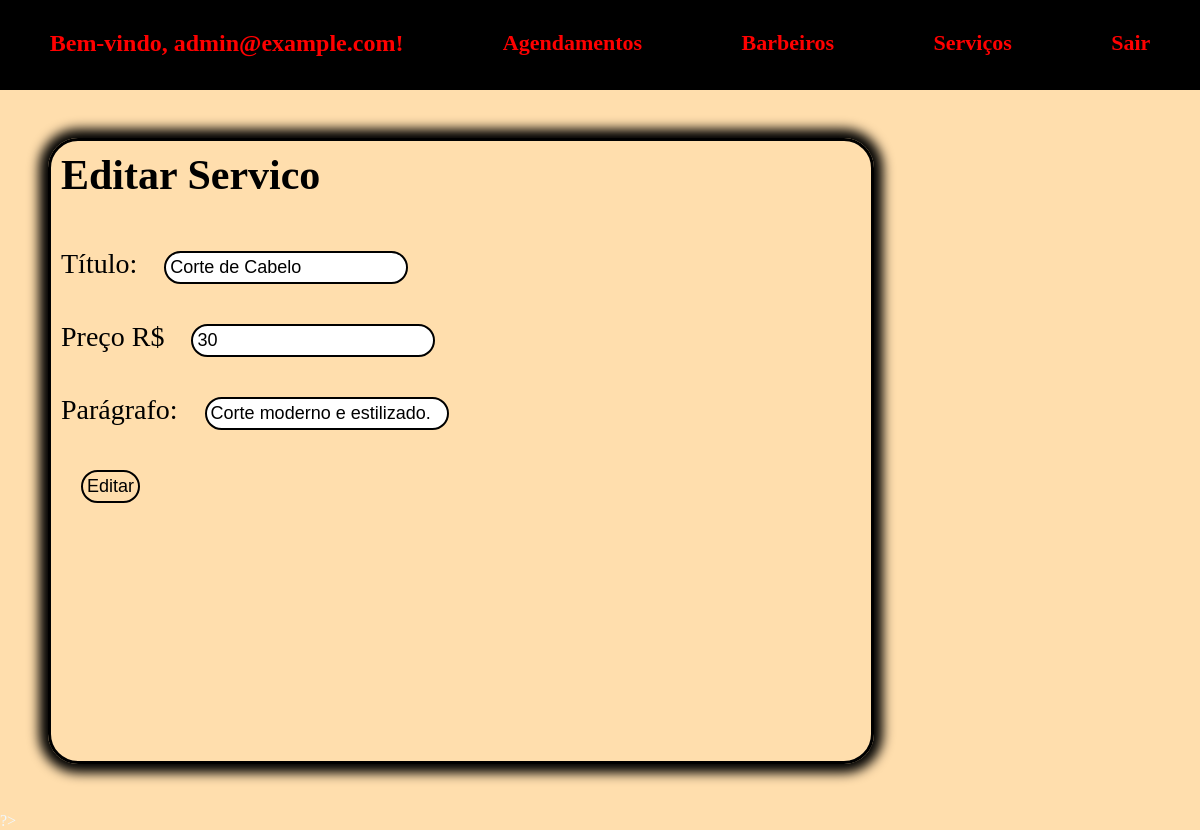
The page /admin/editar/editarServico.php?id=1 (signed in) on the database its author committed.
### tables this page shows
CREATE TABLE `servicos` (
  `id` int(11) NOT NULL,
  `titulo` varchar(100) DEFAULT NULL,
  `preco` decimal(50,0) DEFAULT NULL,
  `paragrafo` varchar(100) DEFAULT NULL
);

### admin/editar/editarServico.php (the view, shortened to what this page needs)
<?php
$connection = connectDataBase();
if ($_SERVER['REQUEST_METHOD'] == 'GET' && isset($_GET['id'])) {
    $id = $_GET['id'];
    $result = $connection->query("SELECT * FROM servicos WHERE id = $id");
    if ($result->num_rows === 1) {
        $servico = $result->fetch_assoc();
    } else {
        header("Location: ../pages/servicos.php");
        exit();
    }
}
include '../includes/header.php';
?>
    <div class="editar-barbeiro">
    <h2>Editar Servico</h2>
    <form method="post" action="../funcoes_sql/action_servico.php">
        <br>
        <label>Título: </label>
        <input type="text" name="titulo" value="<?php echo $servico['titulo']; ?>" required /><br>
        <label>Preço R$ </label>
        <input type="text" name="preco" value="<?php echo $servico['preco']; ?>" required /><br>
        <label>Parágrafo: </label>
        <input type="text" name="paragrafo" value="<?php echo $servico['paragrafo']; ?> " required /><br>
        <input class="btn" type="submit" name="editar" value="Editar" />
    </div>
</body>
</html>

### admin/css/painel.css (style rules this page uses)
* { margin: 0; padding: 0; }
body { background: #ffdead; color: aliceblue; background-repeat: no-repeat; background-size: cover; height: 100%; }
.editar-barbeiro { font-size: 28px; flex-direction: column; justify-content: left; height: 600px; width: 800px; border: 3px solid black; box-shadow: 0px 0px 12px 9px #000000; border-radius: 30px; padding: 10px; margin: 4%; color: #000000; }
.editar-barbeiro input { padding: 4px; margin: 20px; font-size: 18px; border-radius: 30px; border: 2px solid black; }
.btn { padding: 8px; margin-left: 40%; margin-top: 20px; cursor: pointer; background-color: transparent; }

### rows shown on the page
servicos: titulo "Corte de Cabelo", preco "30", paragrafo "Corte moderno e estilizado."

### other values the page prints
$_SESSION['email'] "admin@example.com"
